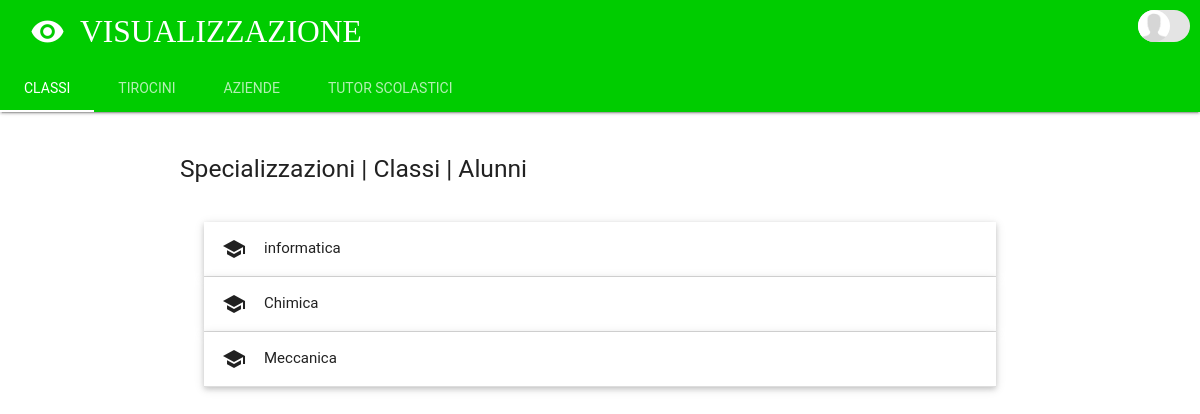
Page /public/view.php on the earlier database version.
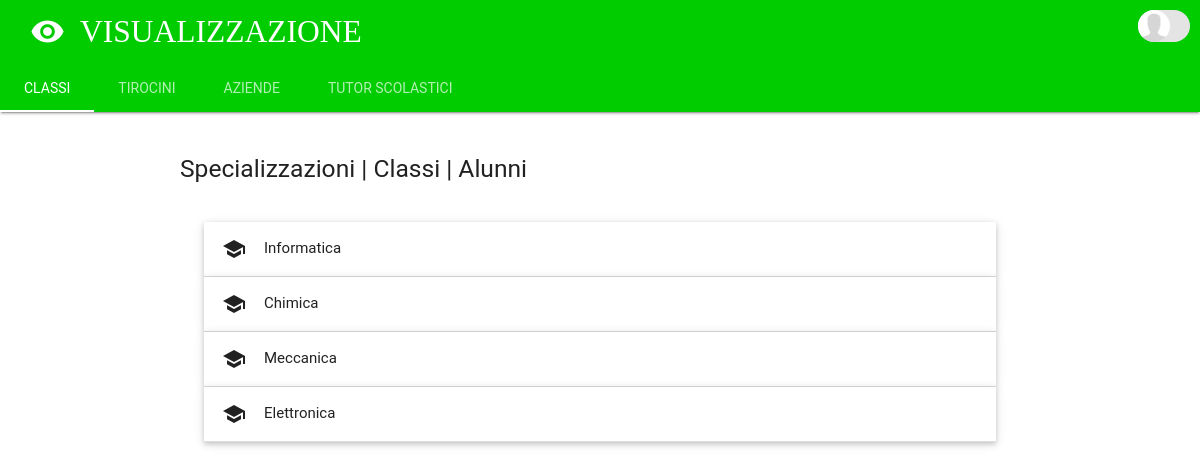
Same page on the later database version.
### tables this page shows
CREATE TABLE `specializzazione` (
  `CodSpec` int(3) UNSIGNED NOT NULL,
  `Nome` varchar(20) NOT NULL
);

### public/view.php (the view, shortened to what this page needs)
<?php
  require("../server/db_info.php");
  $connection = mysqli_connect ('localhost', $username, $password, $database);
?>
<html>
    <head>
        <link rel="stylesheet" href="../lib/materialize/materialize.min.css">
        <link rel="stylesheet" href="../assets/css/style_view.css">
        <link rel="stylesheet" href="../lib/material_icons/mat_icons.css">
    </head>
    <body>
        <nav class="nav-extended">
            <div class="nav-wrapper">
              <div class="logo">
                <a href="#" class="brand-logo"><i class="material-icons">visibility</i> VISUALIZZAZIONE</a></div>
              <div class="chip">
                <img id="sliderTrigger" src="../assets/img/profile.jpg" alt="Contact Person">
              </div>
            </div>
            <div class="nav-content">
              <ul class="tabs tabs-transparent">
                <li class="tab"><a class="active" href="#1classi">Classi</a></li>
                <li class="tab"><a href="#2tirocini">Tirocini</a></li>
                <li class="tab"><a href="#3aziende">Aziende</a></li>
                <li class="tab"><a href="#4tutsc">Tutor Scolastici</a></li>
              </ul>
            </div>
          </nav>
          <div class="compensatore"></div>
        <div class="container">
            <div id="1classi" class="col s12">
                <br>
                <h5>Specializzazioni | Classi | Alunni</h5>
                <br>
                    <ul class="collapsible popout" data-collapsible="accordion">
                        <?php
                            $query1 = "SELECT * FROM specializzazione";
                            $result1 = mysqli_query($connection, $query1);
                            while($row1 = mysqli_fetch_array($result1, MYSQLI_NUM)){
                                $idSpec1 = $row1[0];
                                $spec1 = $row1[1];
                        ?>
                            <li>
                              <div class="collapsible-header" <?php echo "id='" . $idSpec1 . "'" ?> >
                                <i class="material-icons">school</i><?php echo $spec1 ?></div>
                    </li>
                <?php }; ?>
            </ul>
        </div>
    </div>
    </body>
</html>

### assets/css/style_view.css (style rules this page uses)
.brand-logo { padding-left: 30px !important; font-family: "Century Gothic", Times, serif; }
.brand-logo > i { font-size: 35px !important; }
.nav-extended { background-color: #00cc00; position: fixed; opacity: 1 !important; top:0; z-index: 10; }
.compensatore { height: 120px; }
.container { margin-bottom: 50px; }
.chip { position: absolute; right: 5px; top: 10px; }

Differences in the rows shown:
changed specializzazione: Nome "informatica" → "Informatica"
added specializzazione: Nome "Elettronica"
